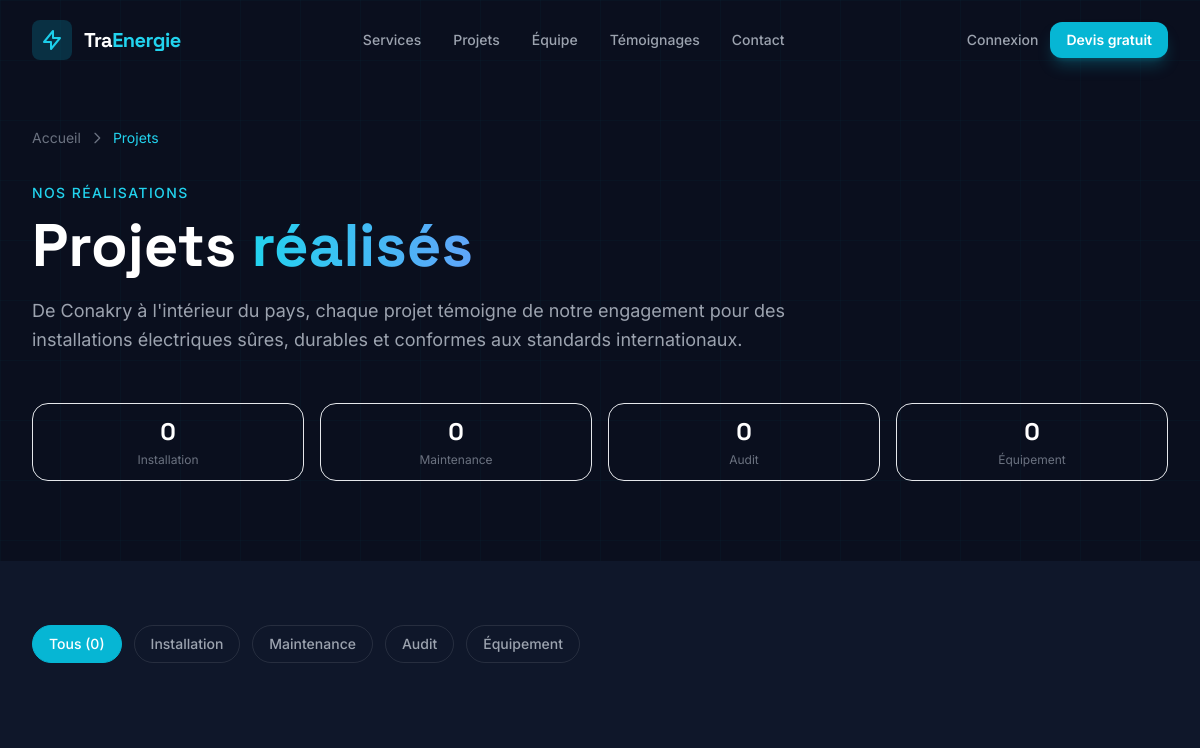
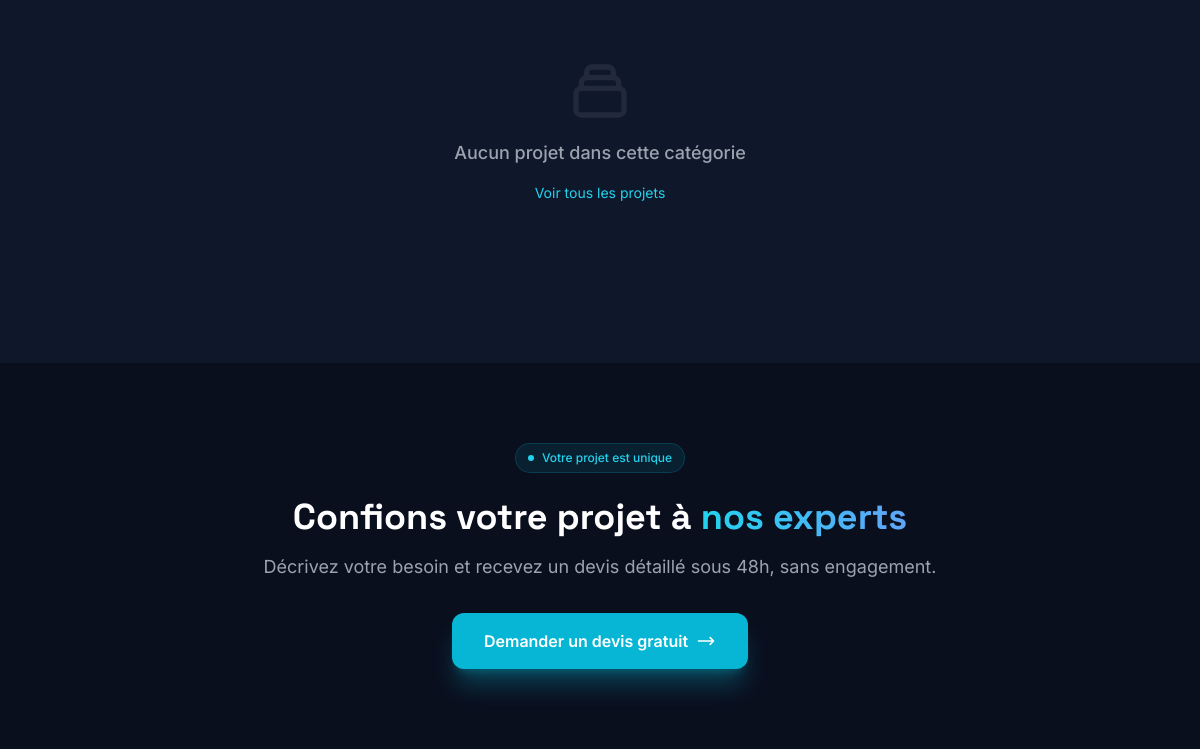
/projets/ (upper part), run on an earlier commit of the app's database (2 pictures, top to bottom).
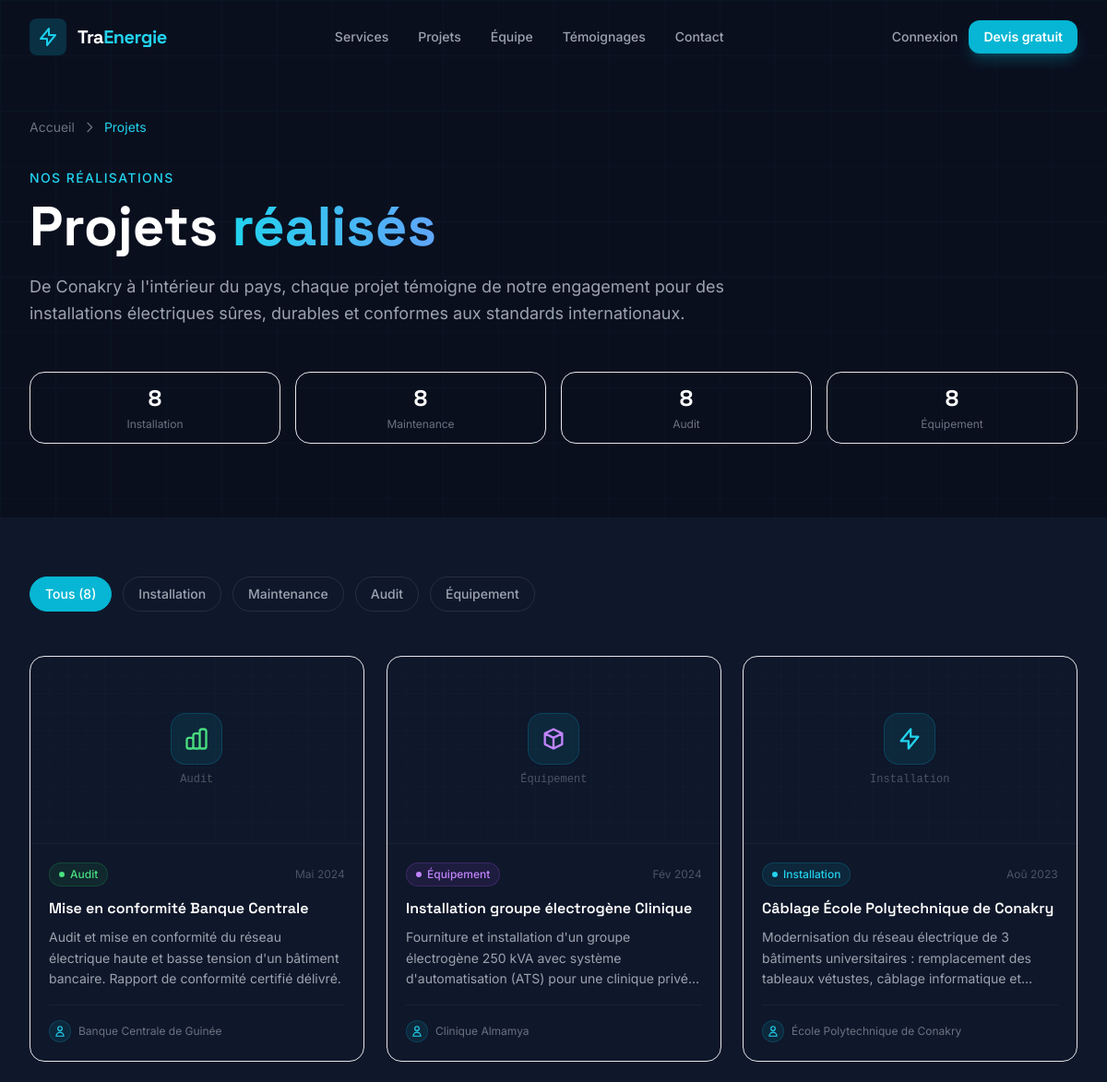
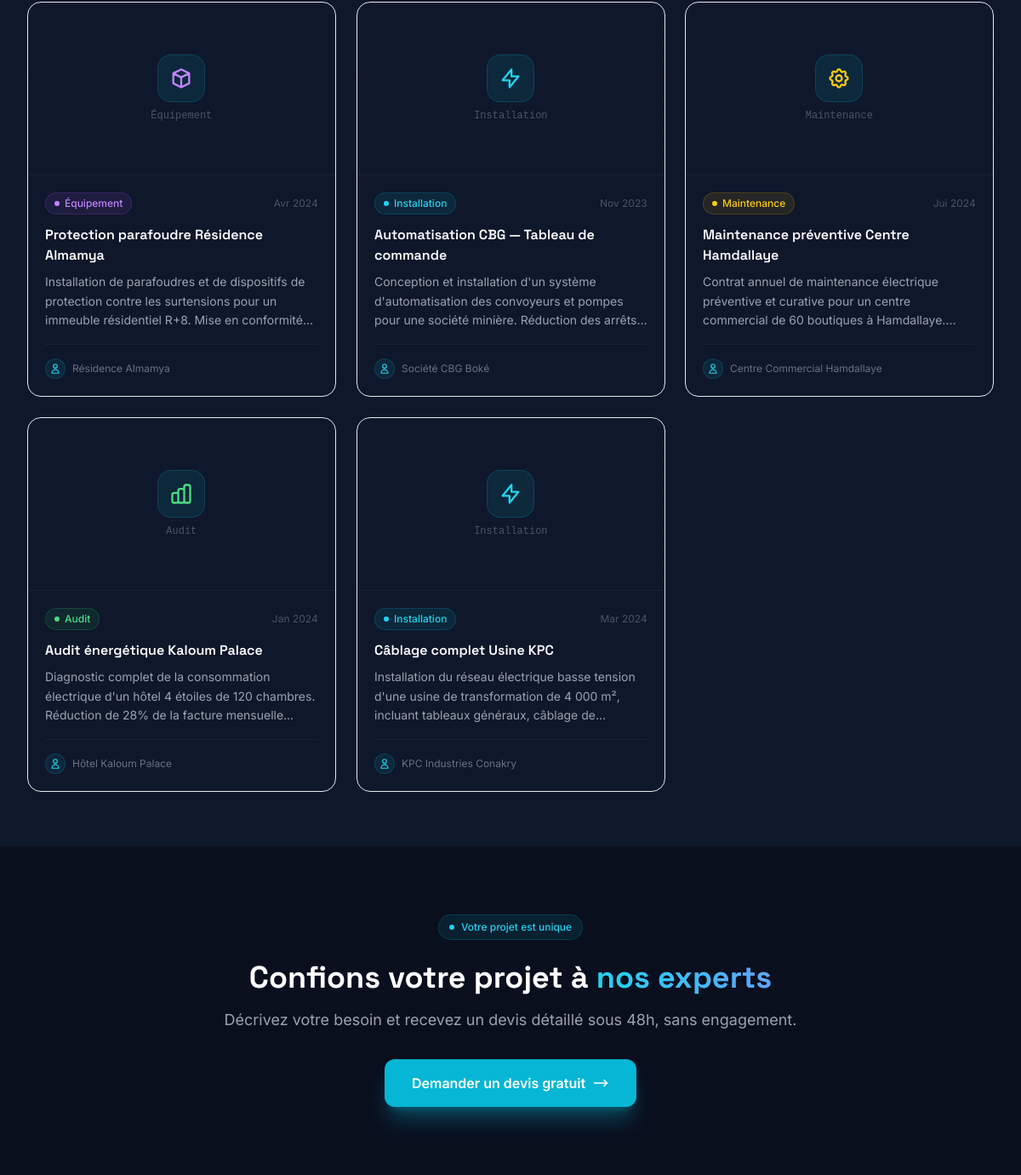
And on a later commit of the database (2 pictures, top to bottom).
### apps/website/models.py (models this page shows, shortened)
class Project(models.Model):
    CATEGORY_CHOICES = [
        ("installation", "Installation"),
        ("maintenance", "Maintenance"),
        ("audit", "Audit"),
        ("equipement", "Équipement"),
    ]
    title = models.CharField(max_length=200)
    description = models.TextField()
    category = models.CharField(max_length=50, choices=CATEGORY_CHOICES)
    image = models.ImageField(upload_to="projects/", blank=True, null=True)
    client = models.CharField(max_length=200, blank=True)
    completion_date = models.DateField(blank=True, null=True)
    is_featured = models.BooleanField(default=False)
    created_at = models.DateTimeField(auto_now_add=True)
    class Meta:
        ordering = ["-created_at"]
        verbose_name = "Projet"
        verbose_name_plural = "Projets"

### apps/website/views.py (the view)
# urls.py: path("projets/", views.ProjetsPageView.as_view(), name="projets"),
class ProjetsPageView(View):
    def get(self, request):
        category = request.GET.get("cat", "")
        qs = Project.objects.all()
        if category:
            qs = qs.filter(category=category)
        context = {
            "company": CompanyInfo.get_instance(),
            "projects": qs,
            "active_cat": category,
            "categories": Project.CATEGORY_CHOICES,
        }
        return render(request, "website/projets.html", context)

### apps/stock/context_processors.py (called while the page is built, shortened)
def cart_context(request):
    cart_count = 0
    cart_total = 0
    return {
        "cart_count": cart_count,
        "cart_total": cart_total,
    }

### apps/website/models.py (called while the page is built)
    @classmethod
    def get_instance(cls):
        obj, _ = cls.objects.get_or_create(pk=1)
        return obj

### templates/website/projets.html (shortened to what the changed rows need)
{% extends "base.html" %}
{% load static %}
{% block content %}
<section class="relative pt-32 pb-20 bg-[#0a0f1e] overflow-hidden">
  <div class="relative max-w-7xl mx-auto px-4 sm:px-6 lg:px-8">
    <div class="max-w-3xl" data-aos="fade-up">
      <h1 class="font-display font-bold text-5xl lg:text-6xl text-white mt-3 mb-5">
        Projets <span class="text-transparent bg-clip-text bg-gradient-to-r from-cyan-400 to-blue-400">réalisés</span>
      </h1>
    </div>
    <div class="grid grid-cols-2 sm:grid-cols-4 gap-4 mt-12" data-aos="fade-up" data-aos-delay="100">
      {% for cat, label in categories %}
      <div class="bg-white/3 border border-white/8 rounded-2xl px-4 py-3 text-center">
        <div class="font-display font-bold text-2xl text-white">
          {{ projects|length }}
        </div>
        <div class="text-gray-500 text-xs mt-1">{{ label }}</div>
      </div>
      {% endfor %}
    </div>
  </div>
</section>
<section class="py-16 bg-[#0f172a]" x-data="{ filter: '{{ active_cat }}' }">
  <div class="max-w-7xl mx-auto px-4 sm:px-6 lg:px-8">
    <div class="flex flex-wrap gap-3 mb-12" data-aos="fade-up">
      <a href="{% url 'website:projets' %}"
         :class="filter === '' ? 'bg-cyan-500 text-white border-cyan-500' : 'bg-white/3 text-gray-400 border-white/10 hover:border-cyan-500/30 hover:text-cyan-400'"
         class="inline-flex items-center gap-2 px-4 py-2 rounded-full border text-sm font-medium transition-all duration-200"
         @click.prevent="filter = ''; $el.closest('section').querySelectorAll('[data-cat]').forEach(e => e.style.display = '')">
        Tous ({{ projects|length }})
      </a>
      {% for cat, label in categories %}
      <a href="?cat={{ cat }}"
         :class="filter === '{{ cat }}' ? 'bg-cyan-500 text-white border-cyan-500' : 'bg-white/3 text-gray-400 border-white/10 hover:border-cyan-500/30 hover:text-cyan-400'"
         class="inline-flex items-center gap-2 px-4 py-2 rounded-full border text-sm font-medium transition-all duration-200"
         @click.prevent="filter = '{{ cat }}'; $el.closest('section').querySelectorAll('[data-cat]').forEach(e => { e.style.display = e.dataset.cat === '{{ cat }}' ? '' : 'none'; })">
        {{ label }}
      </a>
      {% endfor %}
    </div>
    <div class="grid grid-cols-1 sm:grid-cols-2 lg:grid-cols-3 gap-6">
      {% for project in projects %}
      <article
        data-cat="{{ project.category }}"
        class="group bg-white/3 hover:bg-white/5 border border-white/8 hover:border-cyan-500/25 rounded-2xl overflow-hidden transition-all duration-300"
        data-aos="fade-up" data-aos-delay="{{ forloop.counter0|add:'1' }}00"
      >
        {% if project.image %}
        <div class="aspect-video overflow-hidden">
          <img src="{{ project.image.url }}" alt="{{ project.title }}" class="w-full h-full object-cover group-hover:scale-105 transition-transform duration-500">
        </div>
        {% else %}
        <div class="aspect-video bg-gradient-to-br from-cyan-500/8 to-blue-600/8 flex items-center justify-center border-b border-white/5 relative overflow-hidden">
          <div class="absolute inset-0 opacity-10" style="background-image: linear-gradient(rgba(6,182,212,0.3) 1px, transparent 1px), linear-gradient(90deg, rgba(6,182,212,0.3) 1px, transparent 1px); background-size: 20px 20px;"></div>
          <div class="relative z-10 flex flex-col items-center gap-2">
            <div class="w-14 h-14 flex items-center justify-center bg-cyan-500/10 border border-cyan-500/20 rounded-2xl">
              {% if project.category == 'installation' %}
              <svg class="w-7 h-7 text-cyan-400" fill="none" stroke="currentColor" viewBox="0 0 24 24"><path stroke-linecap="round" stroke-linejoin="round" stroke-width="2" d="M13 10V3L4 14h7v7l9-11h-7z"/></svg>
              {% elif project.category == 'maintenance' %}
              <svg class="w-7 h-7 text-yellow-400" fill="none" stroke="currentColor" viewBox="0 0 24 24"><path stroke-linecap="round" stroke-linejoin="round" stroke-width="2" d="M10.325 4.317c.426-1.756 2.924-1.756 3.35 0a1.724 1.724 0 002.573 1.066c1.543-.94 3.31.826 2.37 2.37a1.724 1.724 0 001.065 2.572c1.756.426 1.756 2.924 0 3.35a1.724 1.724 0 00-1.066 2.573c.94 1.543-.826 3.31-2.37 2.37a1.724 1.724 0 00-2.572 1.065c-.426 1.756-2.924 1.756-3.35 0a1.724 1.724 0 00-2.573-1.066c-1.543.94-3.31-.826-2.37-2.37a1.724 1.724 0 00-1.065-2.572c-1.756-.426-1.756-2.924 0-3.35a1.724 1.724 0 001.066-2.573c-.94-1.543.826-3.31 2.37-2.37.996.608 2.296.07 2.572-1.065z"/><path stroke-linecap="round" stroke-linejoin="round" stroke-width="2" d="M15 12a3 3 0 11-6 0 3 3 0 016 0z"/></svg>
              {% elif project.category == 'audit' %}
              <svg class="w-7 h-7 text-green-400" fill="none" stroke="currentColor" viewBox="0 0 24 24"><path stroke-linecap="round" stroke-linejoin="round" stroke-width="2" d="M9 19v-6a2 2 0 00-2-2H5a2 2 0 00-2 2v6a2 2 0 002 2h2a2 2 0 002-2zm0 0V9a2 2 0 012-2h2a2 2 0 012 2v10m-6 0a2 2 0 002 2h2a2 2 0 002-2m0 0V5a2 2 0 012-2h2a2 2 0 012 2v14a2 2 0 01-2 2h-2a2 2 0 01-2-2z"/></svg>
              {% else %}
              <svg class="w-7 h-7 text-purple-400" fill="none" stroke="currentColor" viewBox="0 0 24 24"><path stroke-linecap="round" stroke-linejoin="round" stroke-width="2" d="M20 7l-8-4-8 4m16 0l-8 4m8-4v10l-8 4m0-10L4 7m8 4v10M4 7v10l8 4"/></svg>
              {% endif %}
            </div>
            <span class="text-gray-600 text-xs font-mono">{{ project.get_category_display }}</span>
          </div>
        </div>
        {% endif %}
        <div class="p-5">
          <div class="flex items-center justify-between mb-3">
            <span class="inline-flex items-center gap-1.5 px-2.5 py-1 rounded-full text-xs font-medium
              {% if project.category == 'installation' %}bg-cyan-500/10 text-cyan-400 border border-cyan-500/20
              {% elif project.category == 'maintenance' %}bg-yellow-500/10 text-yellow-400 border border-yellow-500/20
              {% elif project.category == 'audit' %}bg-green-500/10 text-green-400 border border-green-500/20
              {% else %}bg-purple-500/10 text-purple-400 border border-purple-500/20{% endif %}">
              <span class="w-1.5 h-1.5 rounded-full
                {% if project.category == 'installation' %}bg-cyan-400
                {% elif project.category == 'maintenance' %}bg-yellow-400
                {% elif project.category == 'audit' %}bg-green-400
                {% else %}bg-purple-400{% endif %}"></span>
              {{ project.get_category_display }}
            </span>
            {% if project.completion_date %}
            <span class="text-gray-600 text-xs">{{ project.completion_date|date:"M Y" }}</span>
            {% endif %}
          </div>
          <h3 class="font-display font-semibold text-white text-base mb-2 group-hover:text-cyan-400 transition line-clamp-2">
            {{ project.title }}
          </h3>
          <p class="text-gray-400 text-sm leading-relaxed line-clamp-3">{{ project.description }}</p>
          {% if project.client %}
          <div class="flex items-center gap-2 mt-4 pt-4 border-t border-white/5">
            <div class="w-6 h-6 rounded-full bg-cyan-500/10 border border-cyan-500/20 flex items-center justify-center shrink-0">
              <svg class="w-3.5 h-3.5 text-cyan-400" fill="none" stroke="currentColor" viewBox="0 0 24 24"><path stroke-linecap="round" stroke-linejoin="round" stroke-width="2" d="M16 7a4 4 0 11-8 0 4 4 0 018 0zM12 14a7 7 0 00-7 7h14a7 7 0 00-7-7z"/></svg>
            </div>
            <span class="text-gray-500 text-xs truncate">{{ project.client }}</span>
          </div>
          {% endif %}
        </div>
      </article>
      {% empty %}
      <div class="col-span-full flex flex-col items-center justify-center py-24 text-gray-600">
        <p class="text-lg font-medium text-gray-400">Aucun projet dans cette catégorie</p>
        <a href="{% url 'website:projets' %}" class="mt-4 text-cyan-400 text-sm hover:underline">Voir tous les projets</a>
      </div>
      {% endfor %}
    </div>
  </div>
</section>
<section class="py-20 bg-[#0a0f1e]">
  <div class="max-w-3xl mx-auto px-4 text-center" data-aos="fade-up">
    <h2 class="font-display font-bold text-4xl text-white mb-4">
      Confions votre projet à <span class="text-transparent bg-clip-text bg-gradient-to-r from-cyan-400 to-blue-400">nos experts</span>
    </h2>
  </div>
</section>
{% endblock %}

What changed in the data, as far as the page shows it:
added Project: category "Audit", completion_date "Mai 2024", title "Mise en conformité Banque Centrale", description "Audit et mise en conformité du réseau électrique haute et basse tension d'un bâtiment bancaire. Rapport de conformité certifié délivré.", client "Banque Centrale de Guinée"
added Project: category "Équipement", completion_date "Fév 2024", title "Installation groupe électrogène Clinique", description "Fourniture et installation d'un groupe électrogène 250 kVA avec système d'automatisation (ATS) pour une clinique…", client "Clinique Almamya"
added Project: category "Installation", completion_date "Aoû 2023", title "Câblage École Polytechnique de Conakry", description "Modernisation du réseau électrique de 3 bâtiments universitaires : remplacement des tableaux vétustes, câblage informatique…", client "École Polytechnique de Conakry"
added Project: category "Équipement", completion_date "Avr 2024", title "Protection parafoudre Résidence Almamya", description "Installation de parafoudres et de dispositifs de protection contre les surtensions pour un immeuble résidentiel R+8. Mise en…", client "Résidence Almamya"
added Project: category "Installation", completion_date "Nov 2023", title "Automatisation CBG — Tableau de commande", description "Conception et installation d'un système d'automatisation des convoyeurs et pompes pour une société minière. Réduction des…", client "Société CBG Boké"
added Project: category "Maintenance", completion_date "Jui 2024", title "Maintenance préventive Centre Hamdallaye", description "Contrat annuel de maintenance électrique préventive et curative pour un centre commercial de 60 boutiques à…", client "Centre Commercial Hamdallaye"
added Project: category "Audit", completion_date "Jan 2024", title "Audit énergétique Kaloum Palace", description "Diagnostic complet de la consommation électrique d'un hôtel 4 étoiles de 120 chambres. Réduction de 28% de la facture…", client "Hôtel Kaloum Palace"
added Project: category "Installation", completion_date "Mar 2024", title "Câblage complet Usine KPC", description "Installation du réseau électrique basse tension d'une usine de transformation de 4 000 m², incluant tableaux généraux, câblage…", client "KPC Industries Conakry"
Also different on the page:
{{ projects|length }}: "0" → "8"
new list line: "8 Installation"
new list line: "8 Maintenance"
new list line: "8 Audit"
new list line: "8 Équipement"
list line gone: "0 Installation"
list line gone: "0 Maintenance"
list line gone: "0 Audit"
list line gone: "0 Équipement"
text no longer shown: "Aucun projet dans cette catégorie Voir tous les projets"
